Frame 1 (no input): blank canvas, image omitted
Frame 60 (no input): blank canvas, image omitted
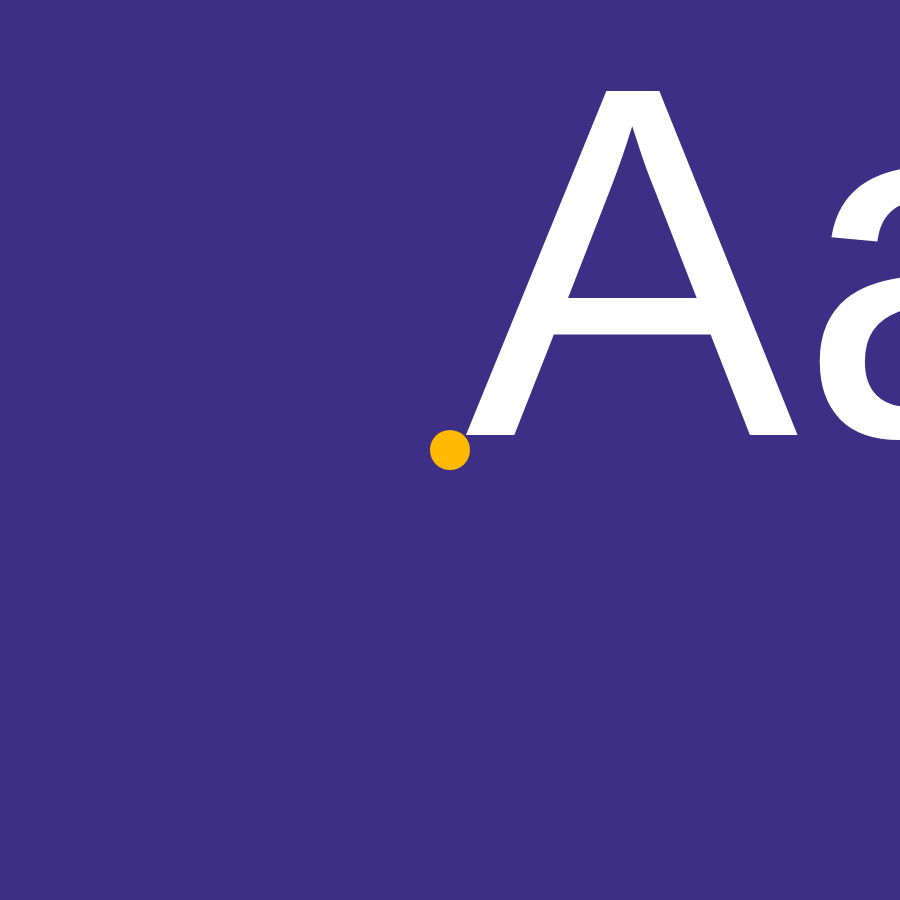
Frame 120 (the mouse pressed at the canvas centre since frame 60)

The p5.js sketch whose frames 1 and 60 were blank and that drew this single picture after the mouse press (run headless with seeded random() and noise() and a simulated clock; from frame 60 on, the mouse is pressed at the canvas centre):

// p5.js sketch
// ── sketch.js
function setup() {
  createCanvas(900, 900);
  noCursor();
  noStroke();
}

function draw() {
  background("#3C2F85");

  textSize(500);
  fill("#ffffff");
  text("Aa", mouseX + 15, mouseY - 15);

  // ellipse
  fill("#FFBA00");
  ellipse(mouseX, mouseY, 40, 40);
}
